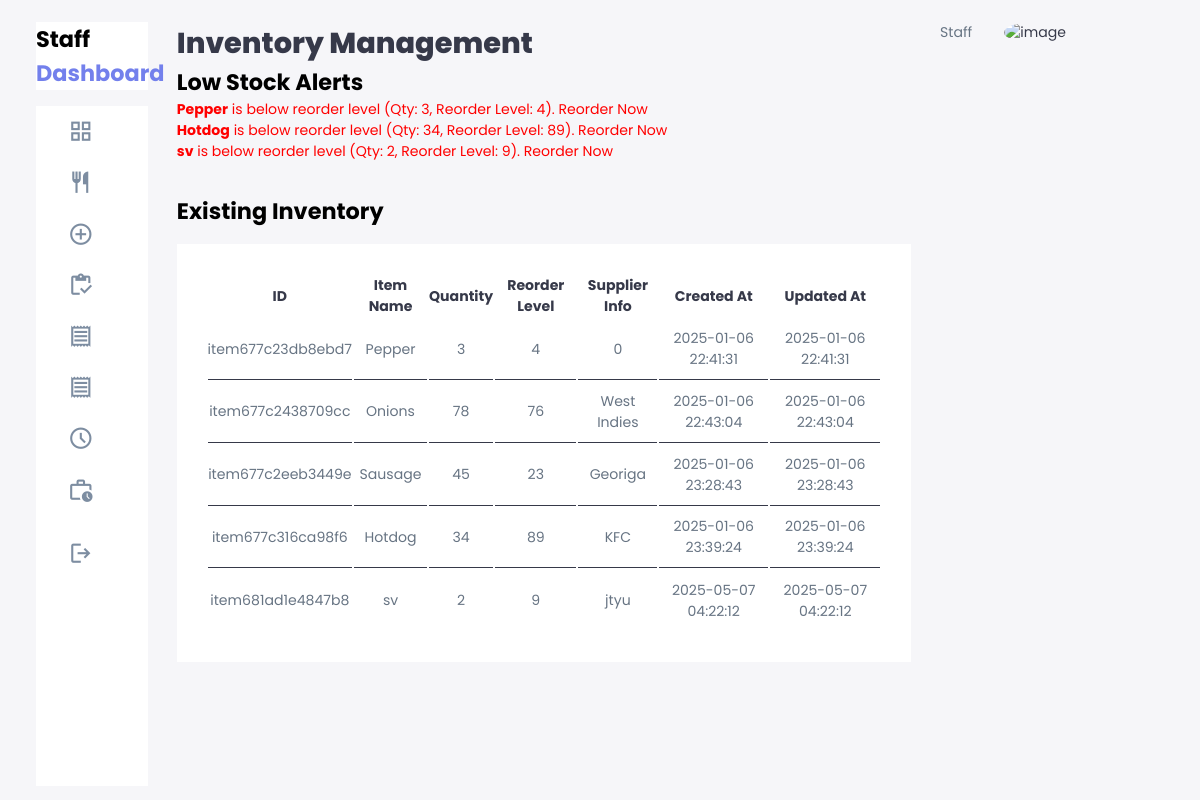
The app's page /staff/inventory.php (signed in), older data.
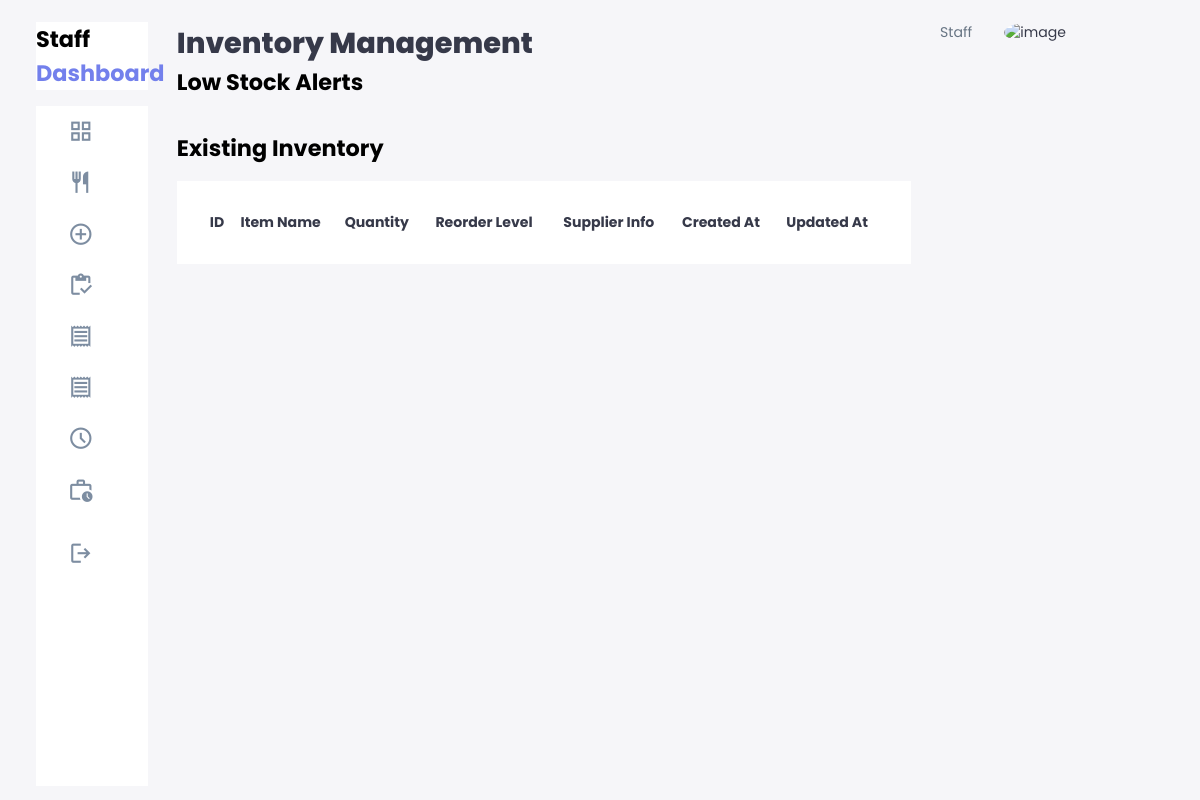
The same page, newer data.
### tables this page shows
CREATE TABLE `inventory` (
  `id` int(11) NOT NULL,
  `item_id` varchar(50) NOT NULL,
  `item_name` varchar(255) NOT NULL,
  `quantity_on_hand` int(11) NOT NULL,
  `reorder_level` int(11) NOT NULL,
  `supplier_info` text DEFAULT NULL,
  `requested_by` varchar(200) NOT NULL,
  `created_at` timestamp NOT NULL DEFAULT current_timestamp(),
  `updated_at` timestamp NOT NULL DEFAULT current_timestamp() ON UPDATE current_timestamp()
);

### staff/inventory.php (the view, shortened to what this page needs)
<?php
require_once '../config/database.php';
$query = "SELECT * FROM inventory";
$result = $mysqli->query($query);
$inventoryItems = [];
if ($result) {
    while ($row = $result->fetch_assoc()) {
        $inventoryItems[] = $row;
    }
}
?>
<!DOCTYPE html>
<html lang="en">
<?php require_once './includes/header.php'; ?>
<body>
    <div class="container">
        <?php require_once './includes/sidenav.php'; ?>
        <main>
            <h1>Inventory Management</h1>
            <div class="low-stock-alerts">
                <h2>Low Stock Alerts</h2>
                <ul>
                    <?php
                    foreach ($inventoryItems as $item) {
                        if ($item['quantity_on_hand'] < $item['reorder_level']) {
                            echo "<li style='color: red;'>
                                <strong>{$item['item_name']}</strong> is below reorder level (Qty: {$item['quantity_on_hand']}, Reorder Level: {$item['reorder_level']}).
                                Reorder Now
                              </li>";
                        }
                    }
                    ?>
                </ul>
            </div>
            <div class="recent-order inventory-list">
                <h2>Existing Inventory</h2>
                <table>
                    <thead>
                        <tr>
                            <th>ID</th>
                            <th>Item Name</th>
                            <th>Quantity</th>
                            <th>Reorder Level</th>
                            <th>Supplier Info</th>
                            <th>Created At</th>
                            <th>Updated At</th>
                        </tr>
                    </thead>
                    <tbody>
                        <?php
                        foreach ($inventoryItems as $item) {
                            echo "<tr>
                                <td>{$item['item_id']}</td>
                                <td>{$item['item_name']}</td>
                                <td>{$item['quantity_on_hand']}</td>
                                <td>{$item['reorder_level']}</td>
                                <td>{$item['supplier_info']}</td>
                                <td>{$item['created_at']}</td>
                                <td>{$item['updated_at']}</td>
                              </tr>";
                        }
                        ?>
                    </tbody>
                </table>
            </div>
        </main>
        <?php require_once './includes/right-sidenav.php'; ?>
    </div>
</body>
</html>

Row changes from the older to the newer data that the page shows:
removed inventory: item_name "Pepper", quantity_on_hand "3", reorder_level "4", item "item677c23db8ebd7", supplier_info "0", created_at "2025-01-06 22:41:31", updated_at "2025-01-06 22:41:31"
removed inventory: item_name "Hotdog", quantity_on_hand "34", reorder_level "89", item "item677c316ca98f6", supplier_info "KFC", created_at "2025-01-06 23:39:24", updated_at "2025-01-06 23:39:24"
removed inventory: item_name "sv", quantity_on_hand "2", reorder_level "9", item "item681ad1e4847b8", supplier_info "jtyu", created_at "2025-05-07 04:22:12", updated_at "2025-05-07 04:22:12"
removed inventory: item "item677c2438709cc", item_name "Onions", quantity_on_hand "78", reorder_level "76", supplier_info "West Indies", created_at "2025-01-06 22:43:04", updated_at "2025-01-06 22:43:04", shown under "Existing Inventory"
removed inventory: item "item677c2eeb3449e", item_name "Sausage", quantity_on_hand "45", reorder_level "23", supplier_info "Georiga", created_at "2025-01-06 23:28:43", updated_at "2025-01-06 23:28:43", shown under "Existing Inventory"
